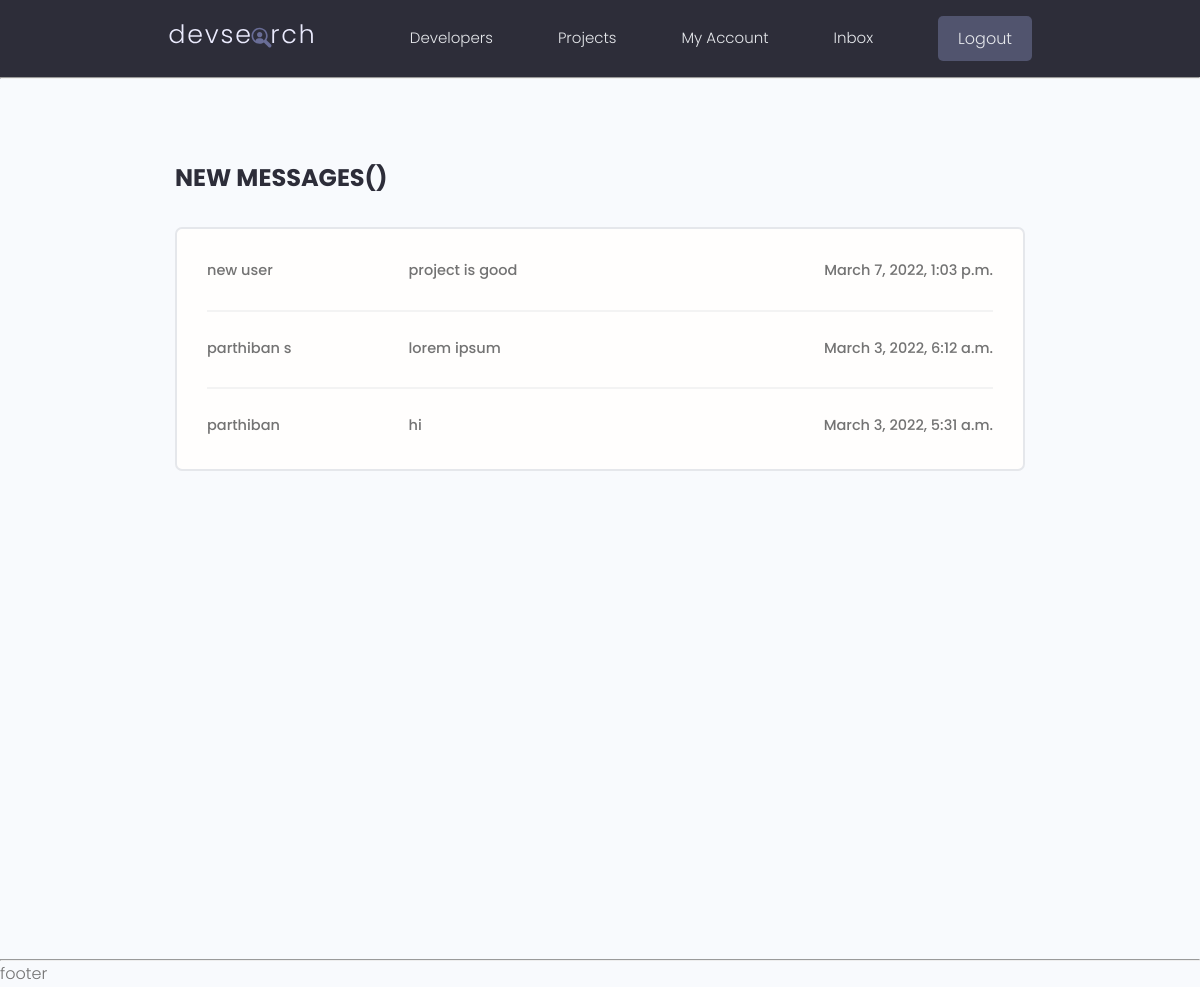
The page /inbox/ (signed in) on the database its author committed.
### users/models.py (models this page shows, shortened)
class Message(models.Model):
    sender = models.ForeignKey(Profile,on_delete=models.SET_NULL,null=True,blank=True)
    recipient = models.ForeignKey(Profile,on_delete=models.SET_NULL,null=True,blank=True,related_name='messages')
    name = models.CharField(max_length=200,null=True,blank=True)
    email = models.EmailField(max_length=200,null=True,blank=True)
    subject = models.CharField(max_length=200,null=True,blank=True)
    body = models.TextField()
    is_read = models.BooleanField(default=False,null=True)
    created=models.DateTimeField(auto_now_add=True)
    class Meta:
        ordering = ['is_read','-created']

### users/views.py (the view)
# urls.py: path('inbox/',views.inbox,name='inbox'),
@login_required(login_url='users:login')
def inbox(request):
    recipient = request.user.profile
    received_msg = recipient.messages.all()
    unreadcount = received_msg.filter(is_read=False).count()
    context={'received_msg':received_msg,'unreadcount':unreadcount}
    return render(request,'users/inbox.html',context)

### users/templates/users/inbox.html (shortened to what this page needs)
{% extends 'main.html' %}
{% block content %}
  <main class="inbox my-xl">
    <div class="content-box">
      <h3 class="inbox__title">New Messages()</h3>
      <ul class="messages">
        {% for msg in received_msg %}
        {% if msg.is_read == False %}
        <li class="message message--unread">
        {% else %}
        <li class="message">
          {% endif %}
          <a href="{% url 'users:view-message' msg.id %}">
            <span class="message__author">{{msg.name}}</span>
            <span class="message__subject">{{msg.subject}}</span>
            <span class="message__date">{{msg.created}}</span>
          </a>
        </li>
        {% endfor %}
      </ul>
    </div>
  </main>
  {% endblock %}

### static/styles/app.css (style rules this page uses)
:root { --color-sub: #2d2d39; }
.content-box { width: 95%; max-width: 85rem; margin: 0 auto; }
.inbox { height: 90vh; }
.inbox__title, .inbox__title span { font-size: 2.4rem; font-weight: 700; color: var(--color-sub); text-transform: uppercase; text-align: left; margin-bottom: 3rem; }
.messages { list-style: none; background: var(--color-white); padding: 0.5rem 3rem; border: 2px solid var(--color-light); border-radius: 0.7rem; }
.message { padding: 2.5rem 0; }
.message > a span { font-size: 1.45rem; font-weight: 500; }
.message:not(:last-child) { border-bottom: 2px solid var(--color-white-light); }
.message > a { display: flex; gap: 1rem; }
.message__author, .message__date { flex-basis: 25%; }
.message__subject { flex-basis: 50%; }
.message__date { text-align: right; }

### static/uikit/styles/modules/_variables.css (style rules this page uses)
:root { --color-main: #5aa5b9; --color-main-light: #e6faff; --color-sub: #3f4156; --color-sub-light: #51546e; --color-sub-lighter: #ededfd; --color-text: #737373; --color-gray: #8b8b8b; --color-light: #e5e7eb; --color-light-gray: #767676; --color-bg: #f8fafd; --color-white: #fffefd; --color-white-light: #f3f3f3; --color-success: #359e64; --color-success-bg: #def8e8; --color-error: #fc4b0b; --color-error-bg: #fff2ee; --font-base: 'Poppins', arial, helvetica, 'Segoe UI', roboto, ubuntu, sans-serif; --font-monospace: 'Fira Code', 'Courier New', courier, monospace; --font-regular: 300; --font-medium: 500; --font-bold: 700; --generic-shadow: 1px 1px 5px #00000010; --generic-transition: all 0.3s ease-in-out; }

### static/uikit/styles/modules/_base.css (style rules this page uses)
* { margin: 0; padding: 0; box-sizing: border-box; text-rendering: optimizeLegibility; color: inherit; font-size: inherit; }
html { font-size: 50%; }
@media only screen and (min-width: 480px) { html { font-size: 56.25%; } }
@media only screen and (min-width: 1200px) { html { font-size: 62.5%; } }
body { line-height: 1.6; font-weight: 400; font-size: 1.5rem; color: var(--color-text); background-color: var(--color-bg); min-height: 100vh; }

### static/uikit/styles/modules/_typography.css (style rules this page uses)
* { font-family: var(--font-base); }
h3 { font-size: 3.2rem; font-weight: var(--font-medium); }
p, span, strong { font-size: 1.6rem; color: var(--color-text); font-weight: var(--font-regular); }
a { padding-bottom: 2px; text-decoration: none; display: inline-block; color: var(--color-main); font-weight: var(--font-medium); }

### static/uikit/styles/modules/_utilities.css (style rules this page uses)
.my-xl { margin: 8rem auto; }

### rows shown on the page
Message: name "new user", subject "project is good", created "March 7, 2022, 1:03 p.m."
Message: name "parthiban s", subject "lorem ipsum", created "March 3, 2022, 6:12 a.m."
Message: name "parthiban", subject "hi", created "March 3, 2022, 5:31 a.m."
